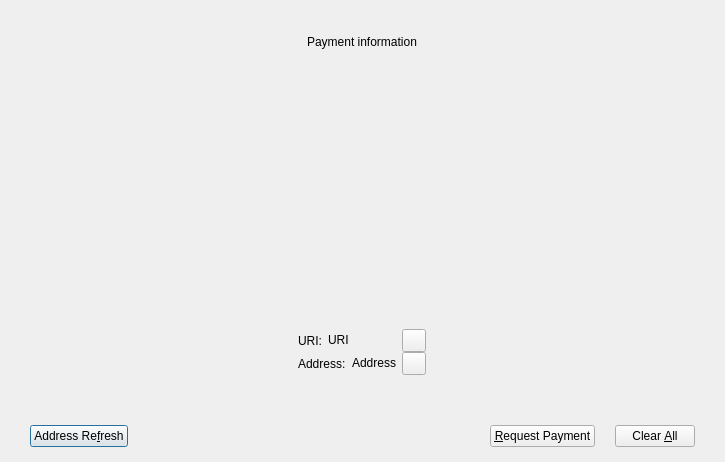
<?xml version="1.0" encoding="UTF-8"?>
<ui version="4.0">
 <class>ReceiveRequestDialog</class>
 <widget class="QDialog" name="ReceiveRequestDialog">
  <property name="geometry">
   <rect>
    <x>0</x>
    <y>0</y>
    <width>725</width>
    <height>462</height>
   </rect>
  </property>
  <layout class="QVBoxLayout" name="verticalLayout_2">
   <property name="spacing">
    <number>0</number>
   </property>
   <property name="leftMargin">
    <number>0</number>
   </property>
   <property name="topMargin">
    <number>0</number>
   </property>
   <property name="rightMargin">
    <number>0</number>
   </property>
   <property name="bottomMargin">
    <number>0</number>
   </property>
   <item>
    <spacer name="verticalSpacer">
     <property name="orientation">
      <enum>Qt::Vertical</enum>
     </property>
     <property name="sizeHint" stdset="0">
      <size>
       <width>20</width>
       <height>1</height>
      </size>
     </property>
    </spacer>
   </item>
   <item>
    <widget class="QWidget" name="widgetPaymentInformation" native="true">
     <layout class="QVBoxLayout" name="verticalLayout">
      <property name="spacing">
       <number>15</number>
      </property>
      <property name="leftMargin">
       <number>30</number>
      </property>
      <property name="topMargin">
       <number>30</number>
      </property>
      <property name="rightMargin">
       <number>30</number>
      </property>
      <property name="bottomMargin">
       <number>30</number>
      </property>
      <item alignment="Qt::AlignHCenter|Qt::AlignVCenter">
       <widget class="QLabel" name="labelPaymentInformation">
        <property name="sizePolicy">
         <sizepolicy hsizetype="Preferred" vsizetype="Maximum">
          <horstretch>0</horstretch>
          <verstretch>0</verstretch>
         </sizepolicy>
        </property>
        <property name="text">
         <string>Payment information</string>
        </property>
       </widget>
      </item>
      <item alignment="Qt::AlignHCenter|Qt::AlignVCenter">
       <widget class="QWidget" name="widgetQRMargin" native="true">
        <property name="sizePolicy">
         <sizepolicy hsizetype="Preferred" vsizetype="Maximum">
          <horstretch>0</horstretch>
          <verstretch>0</verstretch>
         </sizepolicy>
        </property>
        <layout class="QVBoxLayout" name="verticalLayout_5">
         <property name="spacing">
          <number>0</number>
         </property>
         <property name="leftMargin">
          <number>40</number>
         </property>
         <property name="topMargin">
          <number>40</number>
         </property>
         <property name="rightMargin">
          <number>40</number>
         </property>
         <property name="bottomMargin">
          <number>40</number>
         </property>
         <item>
          <widget class="QWidget" name="widgetQRFrame" native="true">
           <layout class="QVBoxLayout" name="verticalLayout_6">
            <property name="spacing">
             <number>0</number>
            </property>
            <property name="leftMargin">
             <number>0</number>
            </property>
            <property name="topMargin">
             <number>0</number>
            </property>
            <property name="rightMargin">
             <number>0</number>
            </property>
            <property name="bottomMargin">
             <number>0</number>
            </property>
            <item>
             <widget class="QRImageWidget" name="lblSRCode">
              <property name="sizePolicy">
               <sizepolicy hsizetype="Minimum" vsizetype="Minimum">
                <horstretch>0</horstretch>
                <verstretch>0</verstretch>
               </sizepolicy>
              </property>
              <property name="minimumSize">
               <size>
                <width>170</width>
                <height>170</height>
               </size>
              </property>
              <property name="maximumSize">
               <size>
                <width>170</width>
                <height>170</height>
               </size>
              </property>
              <property name="toolTip">
               <string>QR Code</string>
              </property>
              <property name="textFormat">
               <enum>Qt::PlainText</enum>
              </property>
              <property name="alignment">
               <set>Qt::AlignCenter</set>
              </property>
              <property name="wordWrap">
               <bool>true</bool>
              </property>
             </widget>
            </item>
           </layout>
          </widget>
         </item>
        </layout>
       </widget>
      </item>
      <item alignment="Qt::AlignHCenter|Qt::AlignVCenter">
       <widget class="QWidget" name="widgetAddrData" native="true">
        <property name="sizePolicy">
         <sizepolicy hsizetype="Preferred" vsizetype="Maximum">
          <horstretch>0</horstretch>
          <verstretch>0</verstretch>
         </sizepolicy>
        </property>
        <layout class="QGridLayout" name="gridLayout">
         <property name="leftMargin">
          <number>0</number>
         </property>
         <property name="topMargin">
          <number>0</number>
         </property>
         <property name="rightMargin">
          <number>0</number>
         </property>
         <property name="bottomMargin">
          <number>0</number>
         </property>
         <property name="verticalSpacing">
          <number>0</number>
         </property>
         <item row="0" column="0" alignment="Qt::AlignLeft">
          <widget class="QWidget" name="widgetURI" native="true">
           <layout class="QHBoxLayout" name="horizontalLayout_2">
            <property name="leftMargin">
             <number>0</number>
            </property>
            <property name="topMargin">
             <number>0</number>
            </property>
            <property name="rightMargin">
             <number>0</number>
            </property>
            <property name="bottomMargin">
             <number>0</number>
            </property>
            <item>
             <widget class="QLabel" name="labelURIName">
              <property name="text">
               <string>URI:</string>
              </property>
             </widget>
            </item>
            <item>
             <widget class="QLabel" name="labelURI">
              <property name="text">
               <string>URI</string>
              </property>
              <property name="textInteractionFlags">
               <set>Qt::LinksAccessibleByMouse|Qt::TextSelectableByMouse</set>
              </property>
             </widget>
            </item>
           </layout>
          </widget>
         </item>
         <item row="0" column="1">
          <widget class="QToolButton" name="btnCopyURI"/>
         </item>
         <item row="1" column="0" alignment="Qt::AlignLeft">
          <widget class="QWidget" name="widgetAddress" native="true">
           <layout class="QHBoxLayout" name="horizontalLayout_3">
            <property name="leftMargin">
             <number>0</number>
            </property>
            <property name="topMargin">
             <number>0</number>
            </property>
            <property name="rightMargin">
             <number>0</number>
            </property>
            <property name="bottomMargin">
             <number>0</number>
            </property>
            <item>
             <widget class="QLabel" name="labelAddressName">
              <property name="text">
               <string>Address:</string>
              </property>
             </widget>
            </item>
            <item>
             <widget class="QLabel" name="labelAddress">
              <property name="text">
               <string>Address</string>
              </property>
              <property name="textInteractionFlags">
               <set>Qt::LinksAccessibleByMouse|Qt::TextSelectableByMouse</set>
              </property>
             </widget>
            </item>
           </layout>
          </widget>
         </item>
         <item row="1" column="1">
          <widget class="QToolButton" name="btnCopyAddress"/>
         </item>
        </layout>
       </widget>
      </item>
     </layout>
    </widget>
   </item>
   <item>
    <spacer name="verticalSpacer_2">
     <property name="orientation">
      <enum>Qt::Vertical</enum>
     </property>
     <property name="sizeHint" stdset="0">
      <size>
       <width>20</width>
       <height>0</height>
      </size>
     </property>
    </spacer>
   </item>
   <item>
    <widget class="QWidget" name="buttonsContainerWhite" native="true">
     <layout class="QVBoxLayout" name="verticalLayout_4">
      <property name="leftMargin">
       <number>30</number>
      </property>
      <property name="topMargin">
       <number>15</number>
      </property>
      <property name="rightMargin">
       <number>30</number>
      </property>
      <property name="bottomMargin">
       <number>15</number>
      </property>
      <item>
       <layout class="QHBoxLayout" name="horizontalLayout">
        <property name="spacing">
         <number>20</number>
        </property>
        <item>
         <widget class="QPushButton" name="btnRefreshAddress">
          <property name="text">
           <string>Address Re&amp;fresh</string>
          </property>
         </widget>
        </item>
        <item>
         <spacer name="horizontalSpacer">
          <property name="orientation">
           <enum>Qt::Horizontal</enum>
          </property>
          <property name="sizeHint" stdset="0">
           <size>
            <width>40</width>
            <height>20</height>
           </size>
          </property>
         </spacer>
        </item>
        <item>
         <widget class="QPushButton" name="btnRequestPayment">
          <property name="text">
           <string>&amp;Request Payment</string>
          </property>
         </widget>
        </item>
        <item>
         <widget class="QPushButton" name="btnClear">
          <property name="text">
           <string>Clear &amp;All</string>
          </property>
         </widget>
        </item>
       </layout>
      </item>
     </layout>
    </widget>
   </item>
  </layout>
 </widget>
 <customwidgets>
  <customwidget>
   <class>QRImageWidget</class>
   <extends>QLabel</extends>
   <header>qt/qrimagewidget.h</header>
  </customwidget>
 </customwidgets>
 <resources/>
 <connections/>
</ui>
